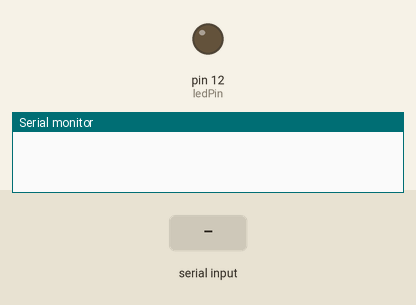
Recording of a sketch running on a simulated Arduino Uno, built with avr-gcc and run on an emulated ATmega328P. Shown: output pins drawn as LEDs (lit = HIGH), the last lines printed to the serial monitor. Inputs (shaded band) come from the test bench.

Above: at 1.2 s.
1.3 s: "a" received over Serial
At 2.3 s:
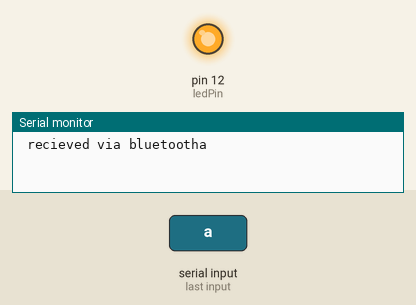
2.8 s: "b" received over Serial
At 4.1 s:
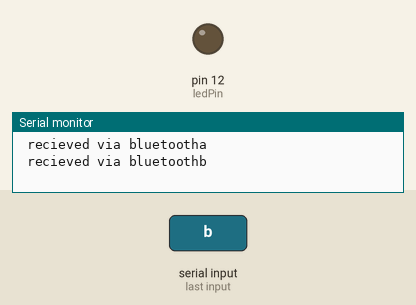
Timing chart, 0 to 5.8 s (numbered marks = the images above; inputs shaded):
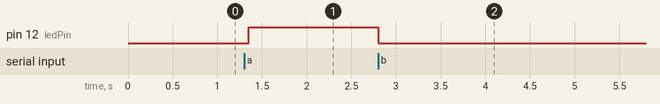

The sketch:

bluetooth.ino
```cpp
const int rx =0;
const int tx =1;
const int ledPin=12;
void setup() {
  Serial.begin(9600);
  pinMode(ledPin,OUTPUT);
  digitalWrite(ledPin,LOW);

}

void loop() {
  if (Serial.available() >0) {
    char data = Serial.read();
    switch(data){
      case 'a': digitalWrite(ledPin, HIGH); break;
      case 'b': digitalWrite(ledPin, LOW); break;
      default: Serial.println("No command");
    }
    Serial.print(" recieved via bluetooth");
    Serial.println(data);
  }
  delay(50);

}
```

Measured:
- after the input at 1.3 s, pin 12 (ledPin): LOW → HIGH after 0.05 s
- after the input at 2.8 s, pin 12 (ledPin): HIGH → LOW at once
